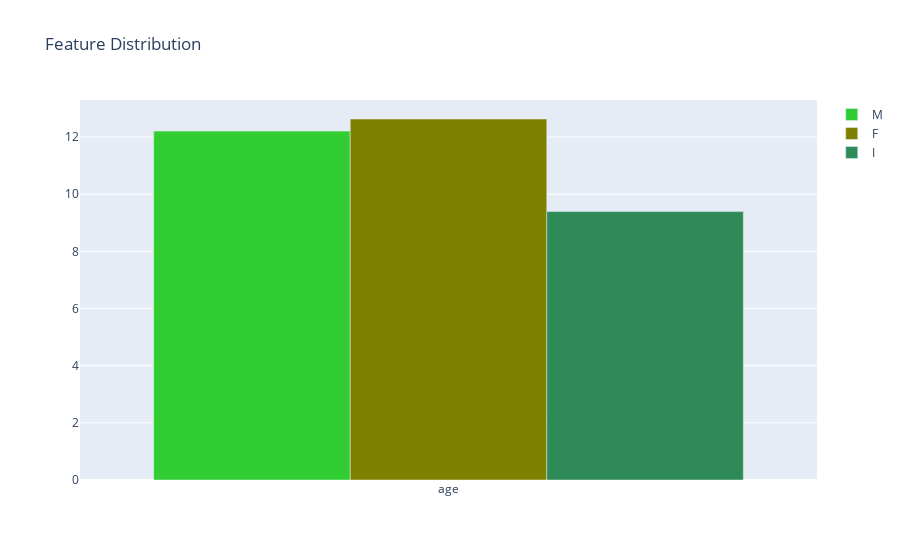

This figure's notebook cell:
### Code cell
df4 = df.copy()
df5 = df.copy()
df6 = df.copy()
df_m1 = df4[df4['Sex'] == 'M']
df_m1.drop('Sex', axis = 1, inplace= True)
df_f1 = df5[df5['Sex'] == 'F']
df_f1.drop('Sex', axis = 1, inplace= True)
df_i1 = df6[df6['Sex'] == 'I']
df_i1.drop('Sex', axis = 1, inplace= True)
df_m1.drop(['Length','Diameter', 'Height', 'Whole weight', 'Shucked weight', 'Viscera weight', 'Shell weight'], axis=1, inplace = True)
df_f1.drop(['Length','Diameter', 'Height', 'Whole weight', 'Shucked weight', 'Viscera weight', 'Shell weight'], axis=1, inplace = True)
df_i1.drop(['Length','Diameter', 'Height', 'Whole weight', 'Shucked weight', 'Viscera weight', 'Shell weight'], axis=1, inplace = True)

df_m1 = df_m1.mean()
df_f1 = df_f1.mean()
df_i1 = df_i1.mean()
trace1 = go.Bar(x = df_m1.index[::-1], y = df_m1.values[::-1], name = 'M', marker = dict(color = 'limegreen'))
trace2 = go.Bar(x = df_f1.index[::-1], y = df_f1.values[::-1], name = 'F', marker = dict(color = 'olive'))
trace3 = go.Bar(x = df_i1.index[::-1], y = df_i1.values[::-1], name = 'I', marker = dict(color = 'seagreen'))
data = [trace1, trace2, trace3]
layout = go.Layout(title = 'Feature Distribution', width = 750)
fig = go.Figure(data = data, layout= layout)
py.iplot(fig)

### Figure 1 — Plotly figure (JSON) as saved in the notebook; plotly's stock layout.template omitted (floating-point values rounded to 4 significant figures)
{"data": [{"marker": {"color": "limegreen"}, "name": "M", "type": "bar", "x": ["age"], "y": [12.21]}, {"marker": {"color": "olive"}, "name": "F", "type": "bar", "x": ["age"], "y": [12.63]}, {"marker": {"color": "seagreen"}, "name": "I", "type": "bar", "x": ["age"], "y": [9.39]}], "layout": {"autosize": true, "title": {"text": "Feature Distribution"}, "xaxis": {"autorange": true, "range": [-0.5, 0.5], "type": "category"}, "yaxis": {"autorange": true, "range": [0, 13.29], "type": "linear"}}}
